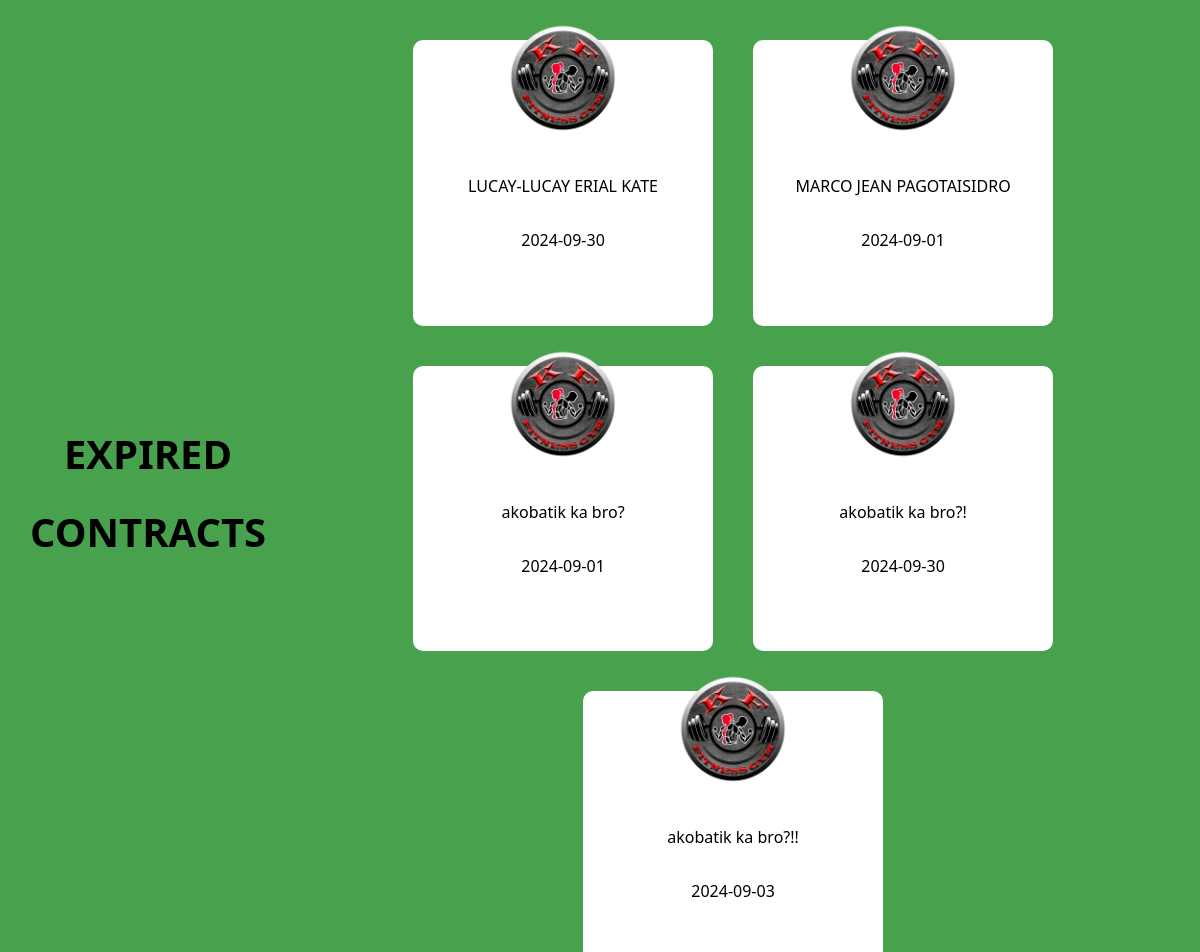
Screenshot of /Admin/admin_dashboard/expired_index.php with the database file from the repository.
### tables this page shows
CREATE TABLE `contract` (
  `contract_id` int(11) NOT NULL,
  `members_id` int(11) NOT NULL,
  `contract_Renewal` date NOT NULL,
  `contract_Expiration` date NOT NULL
);

CREATE TABLE `members` (
  `member_id` int(11) NOT NULL,
  `users_id` int(11) NOT NULL,
  `fullName` varchar(150) NOT NULL,
  `email` varchar(255) NOT NULL,
  `address` varchar(255) NOT NULL,
  `phone_no` varchar(15) NOT NULL,
  `gender` varchar(6) NOT NULL,
  `age` int(2) NOT NULL
);

### Admin/admin_dashboard/expired_index.php (the view, shortened to what this page needs)
<?php
require_once '../../include/config.php';
?>
<!DOCTYPE html>
<html lang="en">
<head>
    <link rel="stylesheet" type="text/css" href="../css/expired.css?v=<?php echo time(); ?>">
</head>
<body>
   <div class="outer-container">
        <div class="inner-container">
            <div class="h1-div">
                <h1>EXPIRED</h1><h2>CONTRACTS</h2>
            </div>
            <div class="expired-contract">
                <?php
                    $sql = "SELECT contract.contract_Expiration, members.* FROM contract
                    INNER JOIN members ON contract.members_id = members.member_id
                    WHERE contract_Expiration <= curdate()";
                        if($result = $pdo->query($sql)){
                            foreach($result as $row){
                                echo '<ul>';
                                    echo '<li><p><img src="../../image/logo.png"></p></li>';
                                    echo '<li><p>' . $row["fullName"] . '</p></li>';
                                    echo '<li><p>' . $row["contract_Expiration"] . '</p></li>';
                                echo '</ul>';
                            }
                        }
                ?>
            </div>
        </div>
   </div>
</body>
</html>

### Admin/css/expired.css (style rules this page uses)
body { margin: auto; padding: 0; height: 100vh; font-family: system-ui; display: flex; background-color: #48A14D; overflow: hidden; }
.outer-container { margin: auto; padding: 0; display: flex; justify-content: center; }
.inner-container { margin: auto; padding: 0; display: flex; justify-content: center; align-items: center; }
.h1-div { display: flex; justify-content: center; align-items: center; flex-direction: column; margin: auto; padding: 0; width: 300px; }
.h1-div h1 { margin-bottom: -10px; }
.h1-div h1,.h1-div h2 { font-size: 40px; padding-left: 30px; }
.expired-contract { width: 100%; height: 100vh; display: flex; justify-content: center; align-items: center; margin: 20px 0; flex-direction: row; flex-wrap: wrap; overflow-y: scroll; }
.expired-contract ul { list-style-type: none; }
.expired-contract img { width: 120px; height: 120px; position: relative; }
.expired-contract ul { display: flex; justify-content: center; align-items: center; margin: auto; padding: 0; background-color: #ffffff; margin: 20px 20px; flex-direction: column; border-radius: 10px; width: 300px; height: 30vh; }
.expired-contract p { transform: translateY(-3rem); }

### rows the page displays
contract: members.fullName "LUCAY-LUCAY ERIAL KATE", contract_Expiration "2024-09-30"
contract: members.fullName "MARCO JEAN PAGOTAISIDRO", contract_Expiration "2024-09-01"
contract: members.fullName "akobatik ka bro?", contract_Expiration "2024-09-01"
contract: members.fullName "akobatik ka bro?!", contract_Expiration "2024-09-30"
contract: members.fullName "akobatik ka bro?!!", contract_Expiration "2024-09-03"
